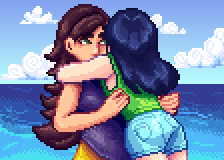

The image is a tile-based game level rendered from a .tmx file. Its description and complete source (layers, tilesets, objects, tile grids) follow:
An orthogonal 14x10 tile map with 16x16 px tiles, 3 tile layers (Back, Buildings, Front).

<map version="1.10" tiledversion="1.10.2" orientation="orthogonal" renderorder="left-up" width="14" height="10" tilewidth="16" tileheight="16" infinite="0" nextlayerid="7" nextobjectid="1">
 <tileset firstgid="1" name="PREHUG" tilewidth="16" tileheight="16" tilecount="140" columns="14">
  <image source="TILES_BEFOREHUG.png" width="224" height="160" />
 </tileset>
 <layer id="1" name="Back" width="14" height="10">
  <data encoding="csv">
1,2,3,4,5,6,7,8,9,10,11,12,13,14,
15,16,17,18,19,20,21,22,23,24,25,26,27,28,
29,30,31,32,33,34,35,36,37,38,39,40,41,42,
43,44,45,46,47,48,49,50,51,52,53,54,55,56,
57,58,59,60,61,62,63,64,65,66,67,68,69,70,
71,72,73,74,75,76,77,78,79,80,81,82,83,84,
85,86,87,88,89,90,91,92,93,94,95,96,97,98,
99,100,101,102,103,104,105,106,107,108,109,110,111,112,
113,114,115,116,117,118,119,120,121,122,123,124,125,126,
127,128,129,130,131,132,133,134,135,136,137,138,139,140
</data>
 </layer>
 <layer id="2" name="Buildings" width="14" height="10">
  <data encoding="csv">
0,0,0,0,0,0,0,0,0,0,0,0,0,0,
0,0,0,0,0,0,0,0,0,0,0,0,0,0,
0,0,0,0,0,0,0,0,0,0,0,0,0,0,
0,0,0,0,0,0,0,0,0,0,0,0,0,0,
0,0,0,0,0,0,0,0,0,0,0,0,0,0,
0,0,0,0,0,0,0,0,0,0,0,0,0,0,
0,0,0,0,0,0,0,0,0,0,0,0,0,0,
0,0,0,0,0,0,0,0,0,0,0,0,0,0,
0,0,0,0,0,0,0,0,0,0,0,0,0,0,
0,0,0,0,0,0,0,0,0,0,0,0,0,0
</data>
 </layer>
 <layer id="3" name="Front" width="14" height="10">
  <data encoding="csv">
0,0,0,0,0,0,0,0,0,0,0,0,0,0,
0,0,0,0,0,0,0,0,0,0,0,0,0,0,
0,0,0,0,0,0,0,0,0,0,0,0,0,0,
0,0,0,0,0,0,0,0,0,0,0,0,0,0,
0,0,0,0,0,0,0,0,0,0,0,0,0,0,
0,0,0,0,0,0,0,0,0,0,0,0,0,0,
0,0,0,0,0,0,0,0,0,0,0,0,0,0,
0,0,0,0,0,0,0,0,0,0,0,0,0,0,
0,0,0,0,0,0,0,0,0,0,0,0,0,0,
0,0,0,0,0,0,0,0,0,0,0,0,0,0
</data>
 </layer>
 <objectgroup id="4" name="Back" />
 <objectgroup id="5" name="Buildings" />
 <objectgroup id="6" name="Front" />
</map>
